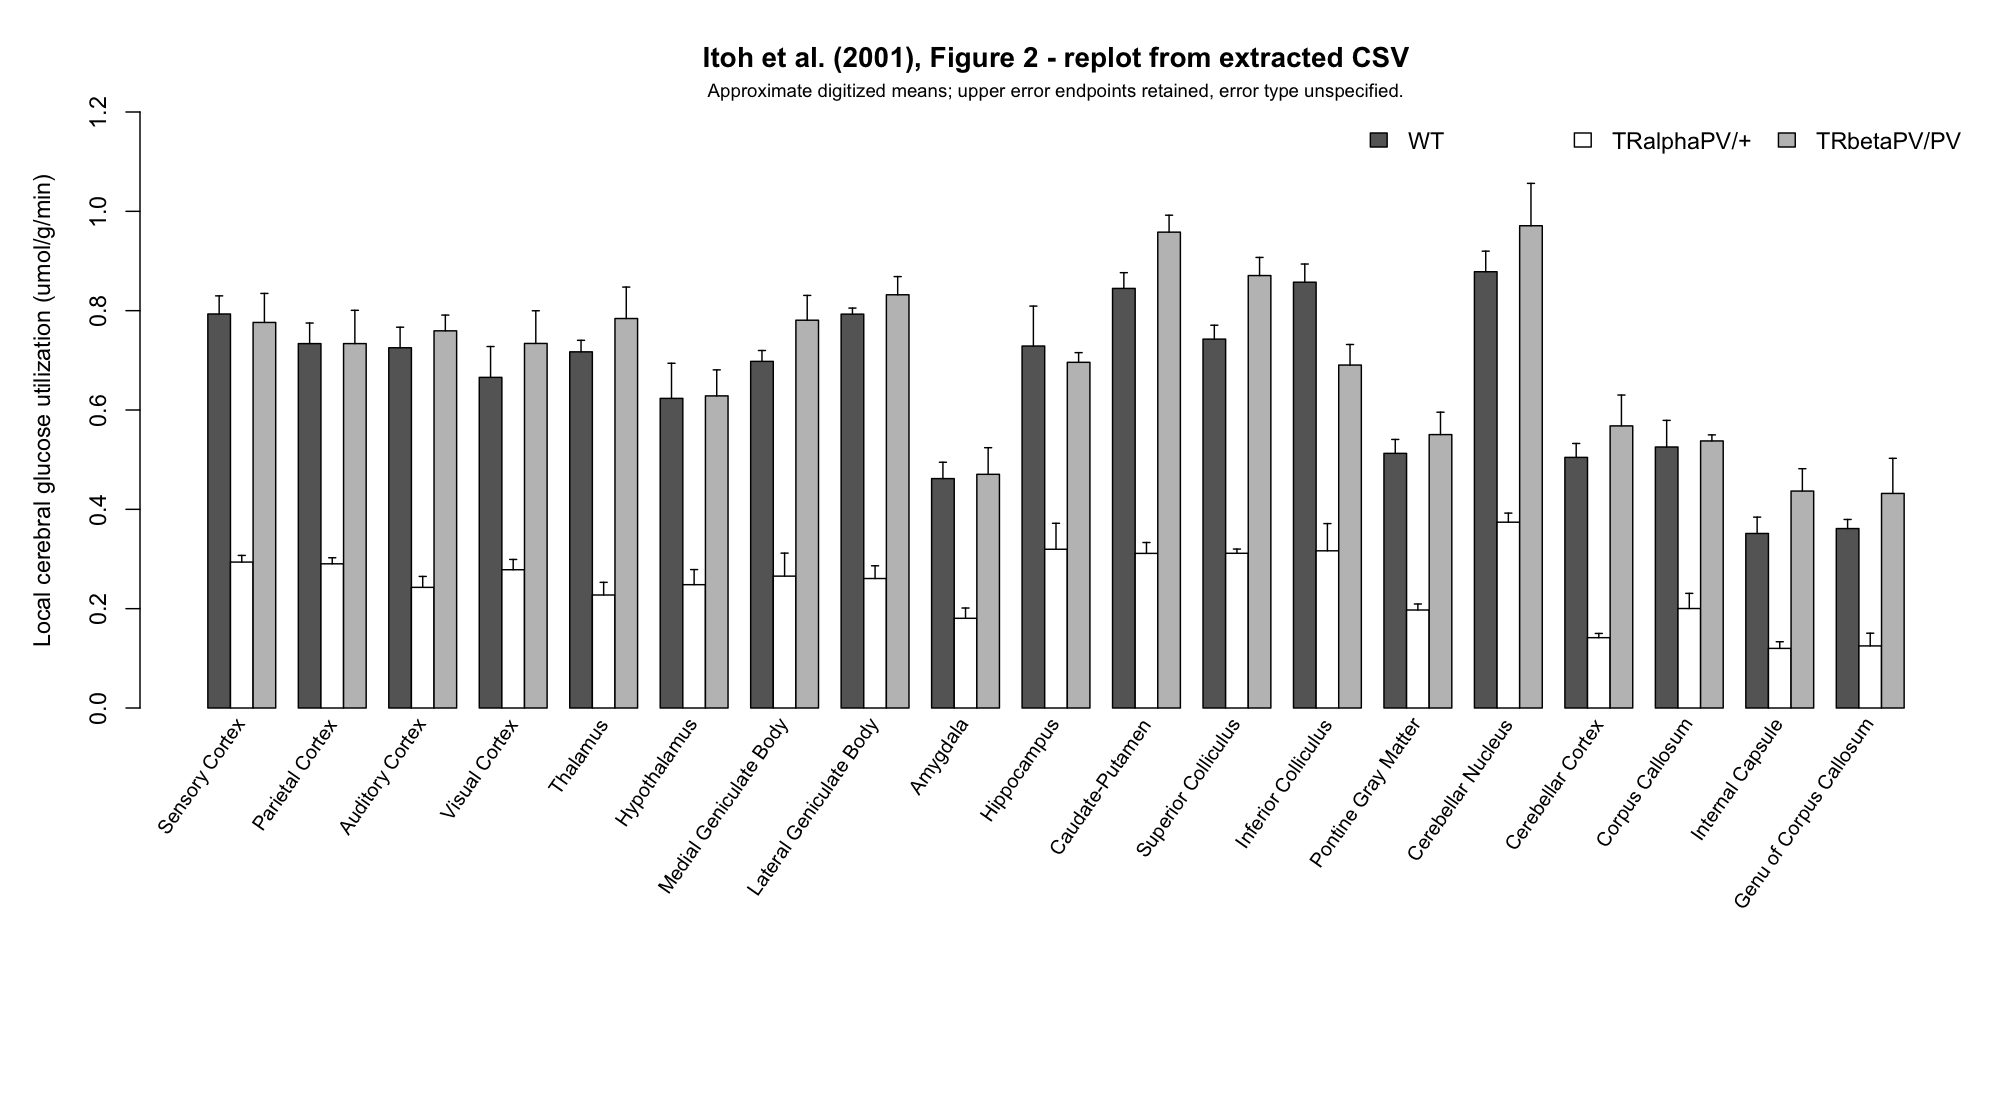

Write R code to recreate this figure.
# Visual check of the extracted CSV; base R only. No extraction or data writes.
# Run from the repository root: Rscript Itoh_etal_2001/Itoh_etal_2001_Figure2_replot.R
# Also supports source(".../Itoh_etal_2001_Figure2_replot.R").
local({
  script <- local({
    for (i in rev(seq_len(sys.nframe()))) {
      p <- sys.frame(i)$ofile
      if (!is.null(p)) return(normalizePath(p))
    }
    a <- grep("^--file=", commandArgs(FALSE), value = TRUE)
    if (length(a)) return(normalizePath(sub("^--file=", "", a[1])))
    stop("Run the saved script with Rscript or source().")
  })
  folder <- dirname(script)
  item_name <- sub("_replot[.]R$", "", basename(script))
  d <- read.csv(file.path(folder, paste0(item_name, ".csv")))

  # Match physical bar order in the source (different from its legend order).
  groups <- c("WT", "TRalphaPV/+", "TRbetaPV/PV")
  regions <- unique(d$region_as_published[order(d$source_structure_order)])
  rows <- lapply(groups, function(g)
    match(regions, d$region_as_published[d$genotype == g]))
  means <- t(sapply(seq_along(groups), function(j)
    d$mean_umol_g_min[d$genotype == groups[j]][rows[[j]]]))
  upper <- t(sapply(seq_along(groups), function(j)
    d$upper_error_endpoint_umol_g_min[d$genotype == groups[j]][rows[[j]]]))

  png(file.path(folder, paste0(item_name, "_replot.png")),
      width = 2000, height = 1100, res = 140)
  on.exit(dev.off())
  par(mar = c(14, 5, 4, 1))
  colours <- c("grey40", "white", "grey75")
  x <- barplot(means, beside = TRUE, col = colours, border = "black",
               ylim = c(0, 1.2), names.arg = rep("", length(regions)),
               ylab = "Local cerebral glucose utilization (umol/g/min)",
               main = "Itoh et al. (2001), Figure 2 - replot from extracted CSV")
  arrows(x, means, x, upper, angle = 90, code = 2, length = 0.025)
  text(colMeans(x), -0.025, regions, srt = 55, adj = 1, xpd = NA, cex = 0.85)
  legend("topright", legend = groups, fill = colours, horiz = TRUE, bty = "n")
  mtext("Approximate digitized means; upper error endpoints retained, error type unspecified.",
        side = 3, line = 0.35, cex = 0.8)
})
